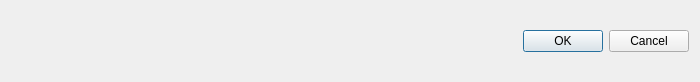
<?xml version="1.0" encoding="UTF-8"?>
<ui version="4.0">
 <class>DlgImportSOC</class>
 <widget class="QDialog" name="DlgImportSOC">
  <property name="windowModality">
   <enum>Qt::ApplicationModal</enum>
  </property>
  <property name="geometry">
   <rect>
    <x>0</x>
    <y>0</y>
    <width>700</width>
    <height>82</height>
   </rect>
  </property>
  <property name="sizePolicy">
   <sizepolicy hsizetype="Fixed" vsizetype="Fixed">
    <horstretch>0</horstretch>
    <verstretch>0</verstretch>
   </sizepolicy>
  </property>
  <property name="windowTitle">
   <string>Load a Custom Soil Organic Carbon (SOC) dataset</string>
  </property>
  <property name="modal">
   <bool>true</bool>
  </property>
  <layout class="QVBoxLayout" name="verticalLayout">
   <item>
    <widget class="QDialogButtonBox" name="btnBox">
     <property name="orientation">
      <enum>Qt::Horizontal</enum>
     </property>
     <property name="standardButtons">
      <set>QDialogButtonBox::Cancel|QDialogButtonBox::Ok</set>
     </property>
    </widget>
   </item>
  </layout>
 </widget>
 <resources/>
 <connections>
  <connection>
   <sender>btnBox</sender>
   <signal>accepted()</signal>
   <receiver>DlgImportSOC</receiver>
   <slot>accept()</slot>
   <hints>
    <hint type="sourcelabel">
     <x>248</x>
     <y>254</y>
    </hint>
    <hint type="destinationlabel">
     <x>157</x>
     <y>274</y>
    </hint>
   </hints>
  </connection>
  <connection>
   <sender>btnBox</sender>
   <signal>rejected()</signal>
   <receiver>DlgImportSOC</receiver>
   <slot>reject()</slot>
   <hints>
    <hint type="sourcelabel">
     <x>316</x>
     <y>260</y>
    </hint>
    <hint type="destinationlabel">
     <x>286</x>
     <y>274</y>
    </hint>
   </hints>
  </connection>
 </connections>
</ui>
